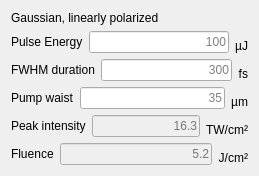
        <widget class="QWidget" name="GaussianPulse">
         <attribute name="title">
          <string>Gaussian Pulse</string>
         </attribute>
         <layout class="QVBoxLayout" name="verticalLayout_2">
          <item>
           <widget class="QLabel" name="label_3">
            <property name="text">
             <string>Gaussian, linearly polarized</string>
            </property>
           </widget>
          </item>
          <item>
           <layout class="QHBoxLayout" name="horizontalLayout_7">
            <item>
             <widget class="QLabel" name="label_22">
              <property name="toolTip">
               <string>&lt;html&gt;&lt;head/&gt;&lt;body&gt;&lt;p&gt;Pulse duration, Full width at half max.&lt;/p&gt;&lt;p&gt;You are allowed to use scientific notation. E.g. setting the duration to 1e6 fs would set the pulse duration to 1 ns, and you would be simulating adiabatic alignment.&lt;/p&gt;&lt;p&gt;When doing so, it is very advantageous to lower the basis size drastically.&lt;/p&gt;&lt;/body&gt;&lt;/html&gt;</string>
              </property>
              <property name="text">
               <string>Pulse Energy</string>
              </property>
             </widget>
            </item>
            <item>
             <widget class="QLineEdit" name="pulseEnergy">
              <property name="toolTip">
               <string>Pump pulse energy</string>
              </property>
              <property name="statusTip">
               <string>Pump pulse energy</string>
              </property>
              <property name="text">
               <string/>
              </property>
              <property name="alignment">
               <set>Qt::AlignmentFlag::AlignRight|Qt::AlignmentFlag::AlignTrailing|Qt::AlignmentFlag::AlignVCenter</set>
              </property>
              <property name="placeholderText">
               <string>100</string>
              </property>
             </widget>
            </item>
            <item>
             <widget class="QLabel" name="label_46">
              <property name="text">
               <string>µJ</string>
              </property>
              <property name="alignment">
               <set>Qt::AlignmentFlag::AlignBottom|Qt::AlignmentFlag::AlignRight|Qt::AlignmentFlag::AlignTrailing</set>
              </property>
             </widget>
            </item>
           </layout>
          </item>
          <item>
           <layout class="QHBoxLayout" name="horizontalLayout_8">
            <item>
             <widget class="QLabel" name="label_12">
              <property name="toolTip">
               <string>&lt;html&gt;&lt;head/&gt;&lt;body&gt;&lt;p&gt;Pulse duration, Full width at half max.&lt;/p&gt;&lt;p&gt;You are allowed to use scientific notation. E.g. setting the duration to 1e6 fs would set the pulse duration to 1 ns, and you would be simulating adiabatic alignment.&lt;/p&gt;&lt;p&gt;When doing so, it is very advantageous to lower the basis size drastically.&lt;/p&gt;&lt;/body&gt;&lt;/html&gt;</string>
              </property>
              <property name="text">
               <string>FWHM duration</string>
              </property>
             </widget>
            </item>
            <item>
             <widget class="QLineEdit" name="pulseDuration">
              <property name="toolTip">
               <string>&lt;html&gt;&lt;head/&gt;&lt;body&gt;&lt;p&gt;Pulse duration, Full width at half max.&lt;/p&gt;&lt;p&gt;You are allowed to use scientific notation. E.g. setting the duration to 1e6 fs would set the pulse duration to 1 ns, and you would be simulating adiabatic alignment.&lt;/p&gt;&lt;p&gt;When doing so, it is very advantageous to lower the basis size drastically.&lt;/p&gt;&lt;/body&gt;&lt;/html&gt;</string>
              </property>
              <property name="text">
               <string/>
              </property>
              <property name="alignment">
               <set>Qt::AlignmentFlag::AlignRight|Qt::AlignmentFlag::AlignTrailing|Qt::AlignmentFlag::AlignVCenter</set>
              </property>
              <property name="placeholderText">
               <string>300</string>
              </property>
             </widget>
            </item>
            <item>
             <widget class="QLabel" name="label_13">
              <property name="text">
               <string>fs</string>
              </property>
              <property name="alignment">
               <set>Qt::AlignmentFlag::AlignBottom|Qt::AlignmentFlag::AlignRight|Qt::AlignmentFlag::AlignTrailing</set>
              </property>
             </widget>
            </item>
           </layout>
          </item>
          <item>
           <layout class="QHBoxLayout" name="horizontalLayout_9">
            <item>
             <widget class="QLabel" name="label_17">
              <property name="toolTip">
               <string>&lt;html&gt;&lt;head/&gt;&lt;body&gt;&lt;p&gt;Spot size of the pump (or kick) pulse&lt;/p&gt;&lt;/body&gt;&lt;/html&gt;</string>
              </property>
              <property name="text">
               <string>Pump waist</string>
              </property>
             </widget>
            </item>
            <item>
             <widget class="QLineEdit" name="pumpWaist">
              <property name="toolTip">
               <string>&lt;html&gt;&lt;head/&gt;&lt;body&gt;&lt;p&gt;Spot size of the pump (or kick) pulse&lt;/p&gt;&lt;/body&gt;&lt;/html&gt;</string>
              </property>
              <property name="text">
               <string/>
              </property>
              <property name="alignment">
               <set>Qt::AlignmentFlag::AlignRight|Qt::AlignmentFlag::AlignTrailing|Qt::AlignmentFlag::AlignVCenter</set>
              </property>
              <property name="placeholderText">
               <string>35</string>
              </property>
             </widget>
            </item>
            <item>
             <widget class="QLabel" name="label_18">
              <property name="text">
               <string>µm</string>
              </property>
              <property name="alignment">
               <set>Qt::AlignmentFlag::AlignBottom|Qt::AlignmentFlag::AlignRight|Qt::AlignmentFlag::AlignTrailing</set>
              </property>
             </widget>
            </item>
           </layout>
          </item>
          <item>
           <layout class="QHBoxLayout" name="horizontalLayout_10">
            <item>
             <widget class="QLabel" name="label_14">
              <property name="toolTip">
               <string>Kick (or pump) pulse</string>
              </property>
              <property name="statusTip">
               <string>Kick pulse intensity</string>
              </property>
              <property name="text">
               <string>Peak intensity</string>
              </property>
             </widget>
            </item>
            <item>
             <widget class="QLineEdit" name="pulseIntensity">
              <property name="enabled">
               <bool>false</bool>
              </property>
              <property name="toolTip">
               <string>Kick (or pump) pulse</string>
              </property>
              <property name="statusTip">
               <string>Kick pulse intensity</string>
              </property>
              <property name="text">
               <string/>
              </property>
              <property name="alignment">
               <set>Qt::AlignmentFlag::AlignRight|Qt::AlignmentFlag::AlignTrailing|Qt::AlignmentFlag::AlignVCenter</set>
              </property>
              <property name="placeholderText">
               <string>16.3</string>
              </property>
             </widget>
            </item>
            <item>
             <widget class="QLabel" name="label_15">
              <property name="text">
               <string>TW/cm²</string>
              </property>
              <property name="alignment">
               <set>Qt::AlignmentFlag::AlignBottom|Qt::AlignmentFlag::AlignRight|Qt::AlignmentFlag::AlignTrailing</set>
              </property>
             </widget>
            </item>
           </layout>
          </item>
          <item>
           <layout class="QHBoxLayout" name="horizontalLayout_11">
            <item>
             <widget class="QLabel" name="label_47">
              <property name="toolTip">
               <string>Kick (or pump) pulse</string>
              </property>
              <property name="statusTip">
               <string>Kick pulse intensity</string>
              </property>
              <property name="text">
               <string>Fluence</string>
              </property>
             </widget>
            </item>
            <item>
             <widget class="QLineEdit" name="pulseFluence">
              <property name="enabled">
               <bool>false</bool>
              </property>
              <property name="toolTip">
               <string>Kick (or pump) pulse</string>
              </property>
              <property name="statusTip">
               <string>Kick pulse intensity</string>
              </property>
              <property name="text">
               <string/>
              </property>
              <property name="alignment">
               <set>Qt::AlignmentFlag::AlignRight|Qt::AlignmentFlag::AlignTrailing|Qt::AlignmentFlag::AlignVCenter</set>
              </property>
              <property name="placeholderText">
               <string>5.2</string>
              </property>
             </widget>
            </item>
            <item>
             <widget class="QLabel" name="label_48">
              <property name="text">
               <string>J/cm²</string>
              </property>
              <property name="alignment">
               <set>Qt::AlignmentFlag::AlignBottom|Qt::AlignmentFlag::AlignRight|Qt::AlignmentFlag::AlignTrailing</set>
              </property>
             </widget>
            </item>
           </layout>
          </item>
         </layout>
        </widget>
